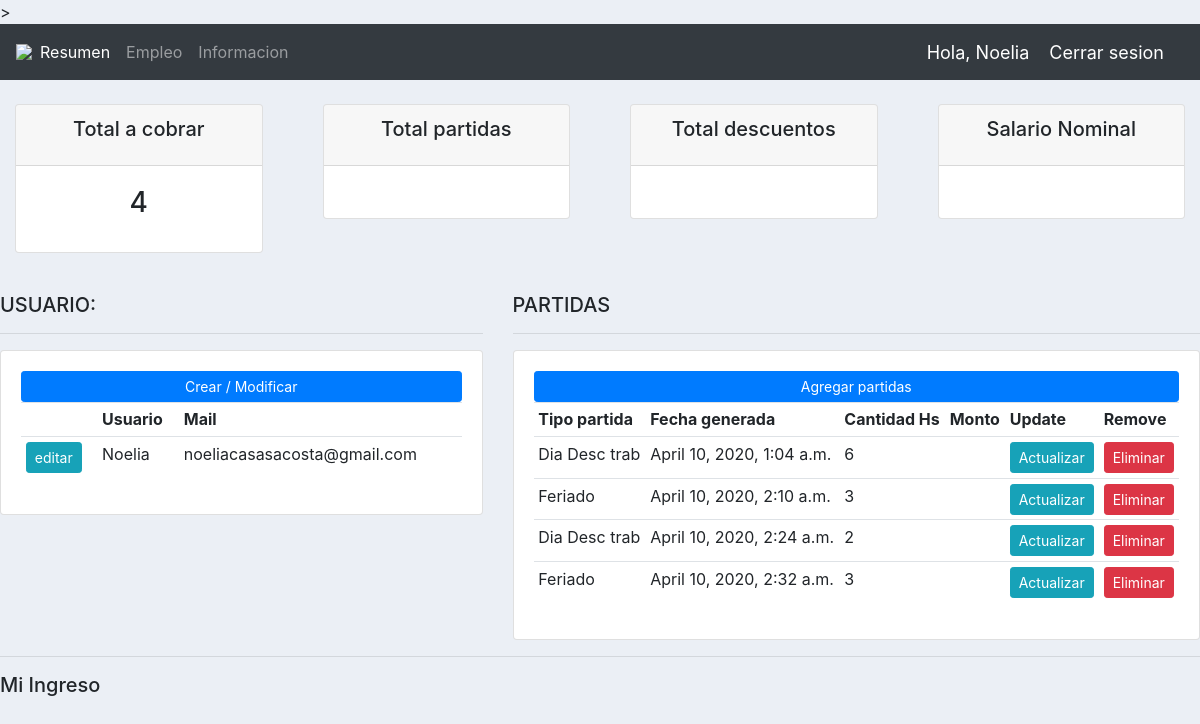
The app's page / (signed in) with its own data.
### accounts/models.py (models this page shows, shortened)
class Recibo(models.Model): # Order
    PARTIDA = (
        ('Hs Extras', 'Hs Extras'),
        ('Dia Desc trab', 'Dia Desc trab'),
        ('Feriado', 'Feriado'),
        )
    usuario = models.ForeignKey(Usuario, null=True, on_delete=models.SET_NULL)
    empleo = models.ForeignKey(Empleo, null=True, on_delete=models.SET_NULL)
    date_created = models.DateTimeField(auto_now_add=True, null=True)
    partida = models.CharField(max_length=200, null=True, choices=PARTIDA)
    cantidad = models.CharField(max_length=200, null=True)

### accounts/views.py (the view)
# urls.py: 2. Add a URL to urlpatterns:  path('', views.home, name='home')
@login_required(login_url ='login')
def home(request):
    recibos = Recibo.objects.all()   #orders / Order.objects.all
    usuarios = Usuario.objects.all()  #custumers / Customer.objects.all()
    total_usuarios = usuarios.count()
    total_recibos = recibos.count()
    cantidad = recibos.filter(partida='Hs Extras').count()
    pending = recibos.filter(partida='Feriado').count()
    context = {'recibos': recibos, 'usuarios': usuarios, 'total_recibos': total_recibos, 'total_usuarios': total_usuarios,'cantidad': cantidad, 'pending': pending}
    return render(request,'accounts/dashboard.html',context)

### accounts/Templates/accounts/dashboard.html
{%  extends 'accounts/main.html' %}
{%  block content %}
    {%  include 'accounts/status.html' %}
<br>
<div class="row">
	<div class="col-md-5">
		<h5>USUARIO:</h5>
		<hr>
		<div class="card card-body">
			<a class="btn btn-primary  btn-sm btn-block" href="">Crear / Modificar</a>
			<table class="table table-sm">
				<tr>
                    <th></th>
					<th>Usuario</th>
					<th>Mail</th>
				</tr>
                    <tr>
                        <td><a class="btn btn-sm btn-info" href=" ">editar</a></td>
                        <td>{{request.user}}</td>
                        <td>{{request.user.email}}</td>
                    </tr>
            </table>
        </div>
    </div>
	<div class="col-md-7">
		<h5>PARTIDAS</h5>
		<hr>
		<div class="card card-body">
            <a class="btn btn-primary  btn-sm btn-block" href="{% url 'create_recibo' %}">Agregar partidas</a>
			<table class="table table-sm">
                <tr>
					<th>Tipo partida</th>
					<th>Fecha generada</th>
                    <th>Cantidad Hs</th>
					<th>Monto</th>
                    <th>Update</th>
                    <th>Remove</th>
				</tr>
                {% for recibo in recibos %}
                    <tr>
                        <td>{{recibo.partida}}</td>
                        <td>{{recibo.date_created}}</td>
                        <td>{{recibo.cantidad}}</td>
                        <td>{{recibo.Monto}}</td>
                        <td><a class="btn btn-sm btn-info" href="{% url 'update_recibo' recibo.id %}">Actualizar</a></td>
                        <td><a class="btn btn-sm btn-danger" href="{% url 'delete_recibo' recibo.id %}">Eliminar</a></td>
                    </tr>
                {% endfor %}
			</table>
		</div>
	</div>
</div>
{% endblock %}

### accounts/Templates/accounts/main.html (shortened to what this page needs)
{% load static %}
<!DOCTYPE html>
<html>
<head>
    <link rel="stylesheet" href="https://stackpath.bootstrapcdn.com/bootstrap/4.3.1/css/bootstrap.min.css" integrity="
    sha384-ggOyR0iXCbMQv3Xipma34MD+dH/1fQ784/j6cY/iJTQUOhcWr7x9JvoRxT2MZw1T">
    <link rel="stylesheet" type="text/css" href="{%  static '/css/main.css' %}">>
</head>
<body>
    {%  include 'accounts/navbar.html' %}
    {%  block content %}
    {% endblock %}
    <hr>
    <h5> Mi Ingreso</h5>
</body>
</html>

### accounts/Templates/accounts/navbar.html (shortened to what this page needs)
{% load static  %}
<nav class="navbar navbar-expand-lg navbar-dark bg-dark">
  <img src="{% static 'images/logo.png' %}">
  <div class="collapse navbar-collapse" id="navbarNav">
    <ul class="navbar-nav">
      <li class="nav-item active">
        <a class="nav-link" href="{% url 'home' %}">Resumen</a>
      </li>
      <li class="nav-item">
        <a class="nav-link" href="{% url 'empleo' %}">Empleo</a>
      </li>
      <li class="nav-item">
        <a class="nav-link" href="{% url 'informacion' %}">Informacion</a>
      </li>
    </ul>
  </div>
    <span class="hello-msg"> Hola, {{ request.user }}</span>
    <span><a class="hello-msg" href="{% url 'logout' %}">Cerrar sesion</a></span>
</nav>

### accounts/Templates/accounts/status.html (shortened to what this page needs)
<br>
<div class="row">
	<div class="col">
		<div class="col-md">
			<div class="card text-center text-black  mb-3" id="total_recibos">
			  	<div class="card-header">
			  		<h5 class="card-title">Total a cobrar </h5>
			  	</div>
                <div class="card-body">
			    	<h3 class="card-title">{{ total_recibos }}</h3>
			  	</div>
			</div>
		</div>
	</div>
    <div class="col">
		<div class="col-md">
			<div class="card text-center text-black  mb-3" id="recibos-partida">
			  	<div class="card-header">
			  		<h5 class="card-title">Total partidas</h5>
			  	</div>
			  	<div class="card-body">
			  	</div>
			</div>
		</div>
	</div>
	<div class="col">
		<div class="col-md">
			<div class="card text-center text-black  mb-3" id="recibos-descuentos">
			  	<div class="card-header">
			  		<h5 class="card-title">Total descuentos </h5>
			  	</div>
			  	<div class="card-body">
			  	</div>
			</div>
		</div>
	</div>
	<div class="col">
		<div class="col-md">
			<div class="card text-center text-black  mb-3" id="recibos-salario">
			  	<div class="card-header">
			  		<h5 class="card-title">Salario Nominal</h5>
			  	</div>
			  	<div class="card-body">
			  	</div>
			</div>
		</div>
	</div>
</div>

### static/css/main.css (style rules this page uses)
body { background-color: #ebeff5; }

### accounts/Templates/accounts/navbar.html (style rules this page uses)
.hello-msg { font-size: 18px; color: #fff;margin-right: 20px }

### records on screen
Recibo: partida "Dia Desc trab", date_created "April 10, 2020, 1:04 a.m.", cantidad "6"
Recibo: partida "Feriado", date_created "April 10, 2020, 2:10 a.m.", cantidad "3"
Recibo: partida "Dia Desc trab", date_created "April 10, 2020, 2:24 a.m.", cantidad "2"
Recibo: partida "Feriado", date_created "April 10, 2020, 2:32 a.m.", cantidad "3"

### other values on screen
{{ request.user }} "Noelia"
{{ total_recibos }} "4"
{{ request.user.email }} "noeliacasasacosta@gmail.com"
